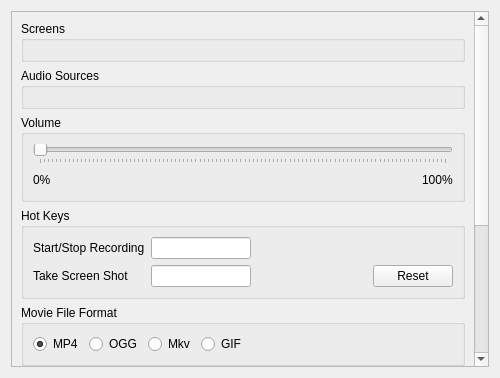
<?xml version="1.0" encoding="UTF-8"?>
<ui version="4.0">
 <class>Settings</class>
 <widget class="QWidget" name="Settings">
  <property name="geometry">
   <rect>
    <x>0</x>
    <y>0</y>
    <width>500</width>
    <height>378</height>
   </rect>
  </property>
  <property name="sizePolicy">
   <sizepolicy hsizetype="MinimumExpanding" vsizetype="MinimumExpanding">
    <horstretch>0</horstretch>
    <verstretch>0</verstretch>
   </sizepolicy>
  </property>
  <property name="minimumSize">
   <size>
    <width>500</width>
    <height>0</height>
   </size>
  </property>
  <property name="windowTitle">
   <string>Form</string>
  </property>
  <layout class="QVBoxLayout" name="verticalLayout_2">
   <item>
    <widget class="QScrollArea" name="scrollArea">
     <property name="widgetResizable">
      <bool>true</bool>
     </property>
     <widget class="QWidget" name="scrollAreaContents">
      <property name="geometry">
       <rect>
        <x>0</x>
        <y>0</y>
        <width>463</width>
        <height>520</height>
       </rect>
      </property>
      <layout class="QVBoxLayout" name="verticalLayout">
       <item>
        <widget class="QGroupBox" name="screens">
         <property name="sizePolicy">
          <sizepolicy hsizetype="Preferred" vsizetype="MinimumExpanding">
           <horstretch>0</horstretch>
           <verstretch>0</verstretch>
          </sizepolicy>
         </property>
         <property name="title">
          <string>Screens</string>
         </property>
         <layout class="QGridLayout" name="gridLayout"/>
        </widget>
       </item>
       <item>
        <widget class="QGroupBox" name="microphones">
         <property name="title">
          <string>Audio Sources</string>
         </property>
         <layout class="QGridLayout" name="gridLayout_4"/>
        </widget>
       </item>
       <item>
        <widget class="QGroupBox" name="groupBoxVolume">
         <property name="title">
          <string>Volume</string>
         </property>
         <layout class="QVBoxLayout" name="verticalLayout_3">
          <item>
           <widget class="QSlider" name="volumeSlider">
            <property name="orientation">
             <enum>Qt::Horizontal</enum>
            </property>
            <property name="tickPosition">
             <enum>QSlider::TicksBelow</enum>
            </property>
           </widget>
          </item>
          <item>
           <layout class="QHBoxLayout" name="horizontalLayout_4">
            <item>
             <widget class="QLabel" name="label_6">
              <property name="text">
               <string>0%</string>
              </property>
             </widget>
            </item>
            <item>
             <spacer name="horizontalSpacer_4">
              <property name="orientation">
               <enum>Qt::Horizontal</enum>
              </property>
              <property name="sizeHint" stdset="0">
               <size>
                <width>40</width>
                <height>20</height>
               </size>
              </property>
             </spacer>
            </item>
            <item>
             <widget class="QLabel" name="label_5">
              <property name="text">
               <string>100%</string>
              </property>
             </widget>
            </item>
           </layout>
          </item>
         </layout>
        </widget>
       </item>
       <item>
        <widget class="QGroupBox" name="groupBoxHotKeys">
         <property name="title">
          <string>Hot Keys</string>
         </property>
         <layout class="QGridLayout" name="gridLayout_2">
          <item row="1" column="3">
           <widget class="QPushButton" name="pushButtonResetHotKeys">
            <property name="text">
             <string>Reset</string>
            </property>
           </widget>
          </item>
          <item row="1" column="0">
           <widget class="QLabel" name="label_3">
            <property name="text">
             <string>Take Screen Shot</string>
            </property>
           </widget>
          </item>
          <item row="1" column="1">
           <widget class="QLineEdit" name="lineEditHotKeyScreenShot">
            <property name="maximumSize">
             <size>
              <width>100</width>
              <height>16777215</height>
             </size>
            </property>
           </widget>
          </item>
          <item row="0" column="1">
           <widget class="QLineEdit" name="lineEditHotKeyStartRecording">
            <property name="maximumSize">
             <size>
              <width>100</width>
              <height>16777215</height>
             </size>
            </property>
           </widget>
          </item>
          <item row="0" column="0">
           <widget class="QLabel" name="label_2">
            <property name="text">
             <string>Start/Stop Recording</string>
            </property>
           </widget>
          </item>
          <item row="1" column="2">
           <spacer name="horizontalSpacer_2">
            <property name="orientation">
             <enum>Qt::Horizontal</enum>
            </property>
            <property name="sizeHint" stdset="0">
             <size>
              <width>40</width>
              <height>20</height>
             </size>
            </property>
           </spacer>
          </item>
          <item row="0" column="2">
           <widget class="QLabel" name="labelHotKeyMessage">
            <property name="text">
             <string/>
            </property>
           </widget>
          </item>
         </layout>
        </widget>
       </item>
       <item>
        <widget class="QGroupBox" name="groupBoxFormat">
         <property name="title">
          <string>Movie File Format</string>
         </property>
         <layout class="QHBoxLayout" name="horizontalLayout">
          <item>
           <widget class="QRadioButton" name="radioButtonMp4">
            <property name="text">
             <string>MP4</string>
            </property>
            <property name="checked">
             <bool>true</bool>
            </property>
           </widget>
          </item>
          <item>
           <widget class="QRadioButton" name="radioButtonOgg">
            <property name="text">
             <string>OGG</string>
            </property>
           </widget>
          </item>
          <item>
           <widget class="QRadioButton" name="radioButtonMkv">
            <property name="text">
             <string>Mkv</string>
            </property>
           </widget>
          </item>
          <item>
           <widget class="QRadioButton" name="radioButtonGif">
            <property name="text">
             <string>GIF</string>
            </property>
           </widget>
          </item>
          <item>
           <spacer name="horizontalSpacer_3">
            <property name="orientation">
             <enum>Qt::Horizontal</enum>
            </property>
            <property name="sizeHint" stdset="0">
             <size>
              <width>40</width>
              <height>20</height>
             </size>
            </property>
           </spacer>
          </item>
         </layout>
        </widget>
       </item>
       <item>
        <widget class="QGroupBox" name="groupBoxFps">
         <property name="title">
          <string>FPS</string>
         </property>
         <layout class="QHBoxLayout" name="horizontalLayout_3">
          <item>
           <widget class="QLabel" name="label">
            <property name="text">
             <string>Max Frames Per Second</string>
            </property>
           </widget>
          </item>
          <item>
           <widget class="QSpinBox" name="spinBoxFps">
            <property name="minimum">
             <number>1</number>
            </property>
            <property name="maximum">
             <number>200</number>
            </property>
            <property name="value">
             <number>60</number>
            </property>
           </widget>
          </item>
          <item>
           <spacer name="horizontalSpacer">
            <property name="orientation">
             <enum>Qt::Horizontal</enum>
            </property>
            <property name="sizeHint" stdset="0">
             <size>
              <width>40</width>
              <height>20</height>
             </size>
            </property>
           </spacer>
          </item>
         </layout>
        </widget>
       </item>
       <item>
        <widget class="QGroupBox" name="groupBoxOutputDir">
         <property name="title">
          <string>Output Directory</string>
         </property>
         <layout class="QHBoxLayout" name="horizontalLayout_2">
          <item>
           <widget class="QLineEdit" name="lineEditDirectory"/>
          </item>
          <item>
           <widget class="QToolButton" name="toolButtonBrowse">
            <property name="text">
             <string>...</string>
            </property>
            <property name="icon">
             <iconset resource="resources.qrc">
              <normaloff>:/resources/folder-with-pictures.png</normaloff>:/resources/folder-with-pictures.png</iconset>
            </property>
           </widget>
          </item>
         </layout>
        </widget>
       </item>
       <item>
        <widget class="QGroupBox" name="groupBoxMouse">
         <property name="title">
          <string>Cursor</string>
         </property>
         <layout class="QHBoxLayout" name="horizontalLayout_6">
          <item>
           <widget class="QToolButton" name="toolButtonCaptureCursor">
            <property name="minimumSize">
             <size>
              <width>30</width>
              <height>30</height>
             </size>
            </property>
            <property name="maximumSize">
             <size>
              <width>30</width>
              <height>30</height>
             </size>
            </property>
            <property name="text">
             <string/>
            </property>
            <property name="icon">
             <iconset resource="resources.qrc">
              <normaloff>:/resources/mouse.png</normaloff>:/resources/mouse.png</iconset>
            </property>
            <property name="iconSize">
             <size>
              <width>28</width>
              <height>28</height>
             </size>
            </property>
            <property name="checkable">
             <bool>true</bool>
            </property>
           </widget>
          </item>
          <item>
           <widget class="QLabel" name="label_4">
            <property name="text">
             <string>Capture Cursor</string>
            </property>
           </widget>
          </item>
         </layout>
        </widget>
       </item>
      </layout>
     </widget>
    </widget>
   </item>
  </layout>
 </widget>
 <resources>
  <include location="resources.qrc"/>
  <include location="resources.qrc"/>
 </resources>
 <connections/>
</ui>
